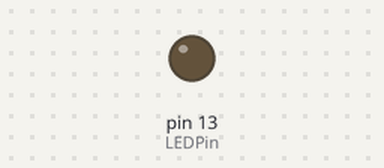
Recording of a sketch running on a simulated Arduino Mega 2560, built with avr-gcc and run on an emulated ATmega2560. Shown: output pins drawn as LEDs (lit = HIGH). What the sketch prints to the serial monitor is not drawn.

Above: at 2.1 s.
At 4.22 s:
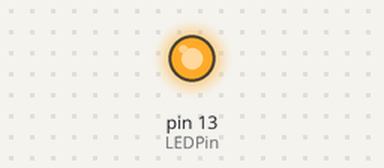
Timing chart, 0 to 5.5 s (numbered marks = the images above):
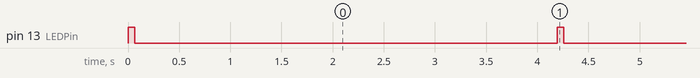

Measured:
- by itself, pin 13 (LEDPin): alternates HIGH for 0.06 s and LOW for 4.1 s

The sketch:

timerExample.ino
```cpp
#define  LEDPin  13  //we will flash this LED

void setup ( void ) {
    Serial.begin( 115200 );
    Serial.println( "in setup" );
    pinMode( LEDPin, OUTPUT );
    digitalWrite( LEDPin, LOW );

    noInterrupts();  //turn off interrupts

    TCNT3=0;
    TCCR3A=0;
    TCCR3B = (1<<CS32) | (1<<CS30);

    OCR3A=1000;

    TIMSK3=(1<<TOIE3);
    TIMSK3 |= (1<<OCIE3A);

    interrupts();  //turn interrupts back on
}

void loop ( void ) {

}

ISR ( TIMER3_COMPA_vect ) {
      digitalWrite( LEDPin, !digitalRead(LEDPin) );
      Serial.print( "ISR(TIMER3_COMPA_vect) " );
      Serial.print(TCNT3);
}

ISR ( TIMER3_OVF_vect ) {
    digitalWrite( LEDPin, !digitalRead(LEDPin) );
    Serial.print( "ISR(TIMER3_OVF_vect) " );
    Serial.print(TCNT3);
}
```
